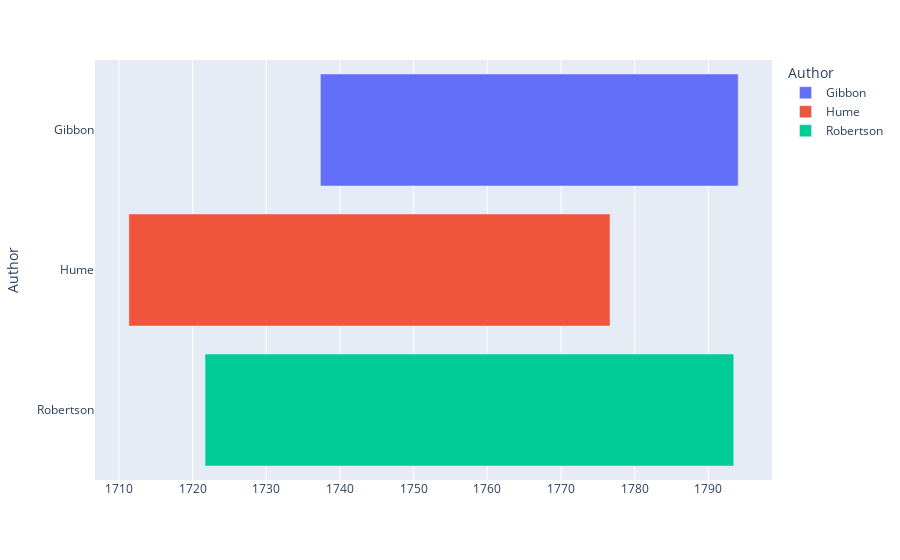

The code cell stored with this chart in its notebook:
### Code cell
import plotly.express as px
import pandas as pd

df = pd.DataFrame([
    dict(Task="Augustus", Start='1737-05-08', Finish='1794-01-16', Author="Gibbon"),
    dict(Task="Augustus", Start='1711-05-11', Finish='1776-08-26', Author="Hume"),
    dict(Task="Augustus", Start='1721-09-11', Finish='1793-06-11', Author="Robertson"),
    #dict(Task="Tiberius", Start='0014', Finish='0037', Resource="Alex"),
    #dict(Task="Caligula", Start='0037', Finish='0041', Resource="Max")
])

fig = px.timeline(df, x_start="Start", x_end="Finish", y="Author", color="Author")
fig.show()

### Figure 1 — Plotly figure (JSON) as saved in the notebook; plotly's stock layout.template omitted (floating-point values rounded to 4 significant figures)
{"data": [{"alignmentgroup": "True", "base": ["1737-05-08"], "hovertemplate": "Author=%{y}<br>Start=%{base}<br>Finish=%{x}<extra></extra>", "legendgroup": "Gibbon", "marker": {"color": "#636efa"}, "name": "Gibbon", "offsetgroup": "Gibbon", "orientation": "h", "showlegend": true, "textposition": "auto", "type": "bar", "x": [1789084800000], "xaxis": "x", "y": ["Gibbon"], "yaxis": "y"}, {"alignmentgroup": "True", "base": ["1711-05-11"], "hovertemplate": "Author=%{y}<br>Start=%{base}<br>Finish=%{x}<extra></extra>", "legendgroup": "Hume", "marker": {"color": "#EF553B"}, "name": "Hume", "offsetgroup": "Hume", "orientation": "h", "showlegend": true, "textposition": "auto", "type": "bar", "x": [2060553600000], "xaxis": "x", "y": ["Hume"], "yaxis": "y"}, {"alignmentgroup": "True", "base": ["1721-09-11"], "hovertemplate": "Author=%{y}<br>Start=%{base}<br>Finish=%{x}<extra></extra>", "legendgroup": "Robertson", "marker": {"color": "#00cc96"}, "name": "Robertson", "offsetgroup": "Robertson", "orientation": "h", "showlegend": true, "textposition": "auto", "type": "bar", "x": [2264198400000], "xaxis": "x", "y": ["Robertson"], "yaxis": "y"}], "layout": {"barmode": "overlay", "legend": {"title": {"text": "Author"}, "tracegroupgap": 0}, "margin": {"t": 60}, "xaxis": {"anchor": "y", "domain": [0, 1], "type": "date"}, "yaxis": {"anchor": "x", "categoryarray": ["Robertson", "Hume", "Gibbon"], "categoryorder": "array", "domain": [0, 1], "title": {"text": "Author"}}}}
